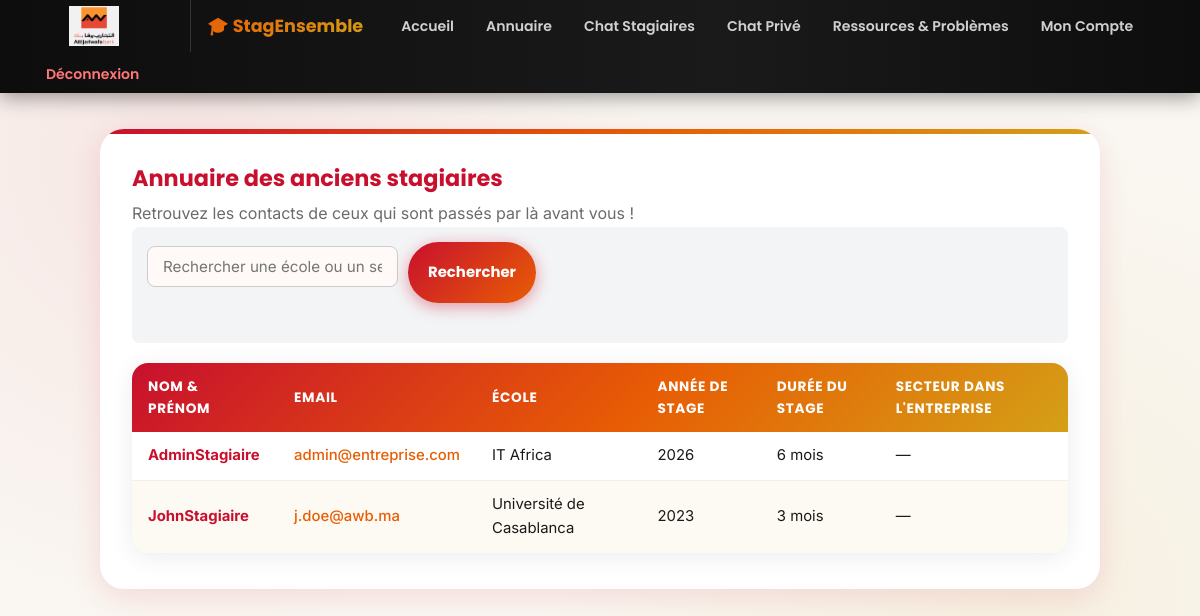
The app's page /annuaire.php (signed in) with its own data.
### tables this page shows
CREATE TABLE IF NOT EXISTS anciens_stagiaires (
    id           INT AUTO_INCREMENT PRIMARY KEY,
    nom          VARCHAR(50)  NOT NULL,
    prenom       VARCHAR(50)  NOT NULL,
    email        VARCHAR(100) NOT NULL,
    ecole        VARCHAR(100),
    annee_stage  VARCHAR(4),
    duree_stage  VARCHAR(30),
    motdepasse   VARCHAR(255) NOT NULL
);

### annuaire.php (the view, shortened to what this page needs)
<?php
require_once 'db.php';
$recherche= trim($_GET['recherche'] ?? '');
if (!empty($recherche)) {
    $stmt=$pdo->prepare("SELECT * FROM anciens_stagiaires WHERE nom LIKE ? OR prenom LIKE ? OR ecole LIKE ? OR secteur LIKE ? ORDER BY nom ASC");
    $terme="%". $recherche . "%";
    $stmt->execute([$terme, $terme, $terme, $terme]);
    $stagiaires=$stmt->fetchAll();
} else {
    $stmt=$pdo->prepare("SELECT * FROM anciens_stagiaires ORDER BY nom ASC");
    $stmt->execute();
    $stagiaires=$stmt->fetchAll();
}
?>
<!DOCTYPE html>
<html lang="fr">
<head>
    <link rel="stylesheet" href="style.css">
</head>
<body>
    <?php include 'navbar.php'; ?>
    <div class="container">
        <h2>Annuaire des anciens stagiaires</h2>
        <p>Retrouvez les contacts de ceux qui sont passés par là avant vous !</p>
        <div class="filtre-container" style="margin-bottom: 20px; background: #f3f4f6; padding: 15px; border-radius: 8px; display: flex; align-items:center; gap: 15px;">
            <form action="annuaire.php" method="GET" style="display: flex; gap: 10px; margin-bottom: 25px; max-width: 500px;">
                <input type="text" name="recherche" value="<?= htmlspecialchars($recherche) ?>"
                    placeholder="Rechercher une école ou un secteur (ex: EMSI, IT...)"
                    style="flex: 1; padding: 10px 15px; border:1px solid #ccc; border-raidus: 8px; font-size: 0.95rem;">
                <input type="submit" value="Rechercher" class="btn-primary" style="padding: 10px 20px; cursor: pointer;">
            </form>
        </div>
        <table>
            <thead>
                <tr>
                    <th>Nom &amp; Prénom</th>
                    <th>Email</th>
                    <th>École</th>
                    <th>Année de stage</th>
                    <th>Durée du stage</th>
                    <th>Secteur dans l'entreprise</th>
                </tr>
            </thead>
            <tbody>
                <?php foreach ($stagiaires as $stagiaire): ?>
                <tr>
                    <td>
                        <a href="profil.php?id=<?= $stagiaire['id'] ?>" style="font-weight: bold; text-decoration: none; color: var(--color-accent);">
                            <?= htmlspecialchars($stagiaire['prenom'] . '' . $stagiaire['nom']) ?>
                        </a>
                    </td>
                    <td><a href="mailto:<?= htmlspecialchars($stagiaire['email']) ?>"><?= htmlspecialchars($stagiaire['email'])?></a></td>
                    <td><?= htmlspecialchars($stagiaire['ecole'] ?? 'Non renseignée') ?></td>
                    <td><?= htmlspecialchars($stagiaire['annee_stage']) ?></td>
                    <td><?= htmlspecialchars($stagiaire['duree_stage']) ?> </td>
                    <td><?= htmlspecialchars($stagiaire['secteur'] ?? '—') ?></td>
                </tr>
                <?php endforeach; ?>
            </tbody>
        </table>
    </div>
</body>
</html>

### navbar.php
<nav>
    <div class="nav-logo-wrapper" style="display: flex; align-items: center;">
        <img src="logo-attijari.png" alt="Attijariwafa Bank" class="nav-logo" style="max-height: 40px; margin-right: 10px;">
    </div>
    <span class="nav-brand" style="display: flex; align-items: center; gap: 5px; font-weight: bold; color: #fff; margin-right: 20px;">
        🎓 StagEnsemble
    </span>
    <a href="accueil.php">Accueil</a>
    <a href="annuaire.php">Annuaire</a>
    <a href="chat.php">Chat Stagiaires</a>
    <a href="messagerie.php">Chat Privé</a>
    <a href="ressources.php">Ressources &amp; Problèmes</a>
    <a href="parametres.php">Mon Compte</a>
    <a href="deconnexion.php" class="nav-logout" style="color:red;">Déconnexion</a>
</nav>

### style.css (style rules this page uses)
:root { --gradient-main: linear-gradient(135deg, #c8102e 0%, #e85d04 55%, #d4a017 100%); --gradient-card: linear-gradient(135deg, #e85d04 0%, #d4a017 100%); --gradient-btn: linear-gradient(135deg, #c8102e 0%, #e85d04 100%); --gradient-success: linear-gradient(135deg, #d4a017 0%, #e85d04 100%); --gradient-nav: linear-gradient(90deg, #0d0d0d 0%, #1a1a1a 60%, #0d0d0d 100%); --gradient-msg: linear-gradient(135deg, #c8102e 0%, #8b0000 100%); --color-bg: #faf7f2; --color-surface: #ffffff; --color-text: #1a1a1a; --color-muted: #6b6b6b; --color-accent: #c8102e; --color-accent2: #e85d04; --color-gold: #d4a017; --color-dark: #0d0d0d; --color-purple: #c8102e; --radius-sm: 8px; --radius-md: 16px; --radius-lg: 24px; --shadow-soft: 0 8px 32px rgba(200,16,46,0.12); --shadow-card: 0 4px 24px rgba(0,0,0,0.08); --shadow-btn: 0 4px 16px rgba(200,16,46,0.4); --font-display: 'Poppins', sans-serif; --font-body: 'Inter', sans-serif; }
*, *::before, *::after { box-sizing: border-box; margin: 0; padding: 0; }
body { font-family: var(--font-body); background-color: var(--color-bg); background-image: radial-gradient(circle at 15% 20%, rgba(200,16,46,0.07) 0%, transparent 40%), radial-gradient(circle at 85% 75%, rgba(212,160,23,0.08) 0%, transparent 40%); color: var(--color-text); line-height: 1.6; min-height: 100vh; }
nav { background: var(--gradient-nav); padding: 0 24px; display: flex; align-items: center; gap: 4px; position: sticky; top: 0; z-index: 100; box-shadow: 0 4px 20px rgba(0,0,0,0.4); min-height: 62px; flex-wrap: wrap; }
.nav-logo-wrapper { display: flex; align-items: center; padding: 6px 16px 6px 0; margin-right: 12px; border-right: 1px solid rgba(255,255,255,0.15); }
.nav-logo { height: 90px; width: 140px; object-fit: contain; object-position: center; }
.nav-brand { font-family: var(--font-display); font-weight: 800; font-size: 1.1rem; background: var(--gradient-card); -webkit-background-clip: text; -webkit-text-fill-color: transparent; background-clip: text; margin-right: auto; padding: 8px 0; white-space: nowrap; }
nav a { color: rgba(255,255,255,0.8); text-decoration: none; font-family: var(--font-display); font-weight: 600; font-size: 0.88rem; padding: 7px 14px; border-radius: 50px; transition: background 0.25s, color 0.25s, transform 0.2s; white-space: nowrap; }
nav a.nav-logout { color: #ff7676 !important; margin-left: 8px; }
.container { max-width: 1000px; margin: 36px auto; padding: 36px 32px; background: var(--color-surface); border-radius: var(--radius-lg); box-shadow: var(--shadow-soft); position: relative; overflow: hidden; }
.container::before { content: ''; position: absolute; top: 0; left: 0; right: 0; height: 5px; background: var(--gradient-main); }
h1, h2, h3, h4 { font-family: var(--font-display); font-weight: 700; line-height: 1.2; margin-bottom: 10px; }
h2 { font-size: 1.4rem; color: var(--color-accent); }
p { color: var(--color-muted); }
table { width: 100%; border-collapse: collapse; margin-top: 20px; border-radius: var(--radius-md); overflow: hidden; box-shadow: var(--shadow-card); }
thead { background: var(--gradient-main); }
th { color: #fff; font-family: var(--font-display); font-weight: 700; font-size: 0.85rem; padding: 13px 16px; text-align: left; letter-spacing: 0.05em; text-transform: uppercase; }
td { padding: 12px 16px; border-bottom: 1px solid #f5ede8; font-size: 0.93rem; transition: background 0.2s; }
tr:last-child td { border-bottom: none; }
tbody tr:nth-child(even) td { background: rgba(212,160,23,0.05); }
td a { color: var(--color-accent2); text-decoration: none; font-weight: 500; }
textarea, input[type="text"], input[type="email"], input[type="password"] { width: 100%; padding: 12px 16px; margin: 4px 0 16px 0; border: 2px solid #e5e0d8; border-radius: var(--radius-sm); font-family: var(--font-body); font-size: 0.95rem; background: #fffaf7; color: var(--color-text); outline: none; transition: border-color 0.25s, box-shadow 0.25s; box-sizing: border-box; }
button, input[type="submit"] { background: var(--gradient-success); color: #fff; padding: 12px 28px; border: none; border-radius: 50px; font-family: var(--font-display); font-weight: 700; font-size: 0.93rem; cursor: pointer; box-shadow: 0 4px 16px rgba(212,160,23,0.4); transition: transform 0.2s, box-shadow 0.2s; }
.btn-primary { background: var(--gradient-btn) !important; box-shadow: var(--shadow-btn) !important; }

### records on screen
anciens_stagiaires: prenom+nom "AdminStagiaire", email "admin@entreprise.com", ecole "IT Africa", annee_stage "2026", duree_stage "6 mois", secteur "—"
anciens_stagiaires: prenom+nom "JohnStagiaire", email "j.doe@awb.ma", ecole "Université de Casablanca", annee_stage "2023", duree_stage "3 mois", secteur "—"
